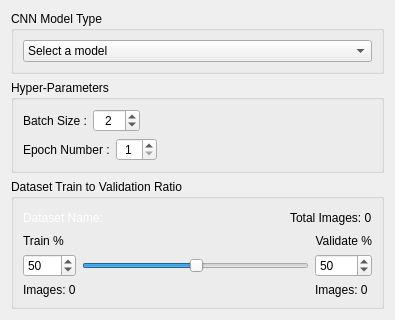
                          <widget class="QWidget" name="SettingsScrollAreaContent">
                           <property name="geometry">
                            <rect>
                             <x>0</x>
                             <y>0</y>
                             <width>395</width>
                             <height>287</height>
                            </rect>
                           </property>
                           <layout class="QVBoxLayout" name="verticalLayout_12">
                            <item>
                             <layout class="QVBoxLayout" name="SSA_ContentVLayout">
                              <item>
                               <layout class="QVBoxLayout" name="SSA_ContentVLayout_2">
                                <item>
                                 <widget class="QGroupBox" name="modelTypeGBox">
                                  <property name="maximumSize">
                                   <size>
                                    <width>16777215</width>
                                    <height>75</height>
                                   </size>
                                  </property>
                                  <property name="title">
                                   <string>CNN Model Type</string>
                                  </property>
                                  <property name="flat">
                                   <bool>true</bool>
                                  </property>
                                  <layout class="QVBoxLayout" name="verticalLayout_19">
                                   <item>
                                    <widget class="QComboBox" name="modelTypeCBox">
                                     <item>
                                      <property name="text">
                                       <string>Select a model</string>
                                      </property>
                                     </item>
                                     <item>
                                      <property name="text">
                                       <string>LeNet5</string>
                                      </property>
                                     </item>
                                     <item>
                                      <property name="text">
                                       <string>AlexNet</string>
                                      </property>
                                     </item>
                                     <item>
                                      <property name="text">
                                       <string>CNN</string>
                                      </property>
                                     </item>
                                    </widget>
                                   </item>
                                  </layout>
                                 </widget>
                                </item>
                                <item>
                                 <widget class="QGroupBox" name="HyperParametersGBox">
                                  <property name="title">
                                   <string>Hyper-Parameters</string>
                                  </property>
                                  <property name="flat">
                                   <bool>true</bool>
                                  </property>
                                  <layout class="QVBoxLayout" name="verticalLayout_15">
                                   <item>
                                    <layout class="QVBoxLayout" name="ParametersVLayout">
                                     <property name="spacing">
                                      <number>6</number>
                                     </property>
                                     <item>
                                      <layout class="QHBoxLayout" name="BatchSizeHLayout">
                                       <item>
                                        <widget class="QLabel" name="BatchSizeLabel">
                                         <property name="text">
                                          <string>Batch Size :</string>
                                         </property>
                                        </widget>
                                       </item>
                                       <item>
                                        <widget class="QSpinBox" name="BatchSizeSpinBox">
                                         <property name="alignment">
                                          <set>Qt::AlignCenter</set>
                                         </property>
                                         <property name="minimum">
                                          <number>1</number>
                                         </property>
                                         <property name="maximum">
                                          <number>128</number>
                                         </property>
                                         <property name="singleStep">
                                          <number>1</number>
                                         </property>
                                         <property name="value">
                                          <number>2</number>
                                         </property>
                                         <property name="displayIntegerBase">
                                          <number>10</number>
                                         </property>
                                        </widget>
                                       </item>
                                       <item>
                                        <spacer name="horizontalSpacer">
                                         <property name="orientation">
                                          <enum>Qt::Horizontal</enum>
                                         </property>
                                         <property name="sizeHint" stdset="0">
                                          <size>
                                           <width>40</width>
                                           <height>20</height>
                                          </size>
                                         </property>
                                        </spacer>
                                       </item>
                                      </layout>
                                     </item>
                                     <item>
                                      <layout class="QHBoxLayout" name="EpochNumberHLayout">
                                       <item>
                                        <widget class="QLabel" name="EpochNumberLabel">
                                         <property name="text">
                                          <string>Epoch Number :</string>
                                         </property>
                                        </widget>
                                       </item>
                                       <item>
                                        <widget class="QSpinBox" name="EpochNumberSpinBox">
                                         <property name="alignment">
                                          <set>Qt::AlignCenter</set>
                                         </property>
                                         <property name="minimum">
                                          <number>1</number>
                                         </property>
                                        </widget>
                                       </item>
                                       <item>
                                        <spacer name="horizontalSpacer_2">
                                         <property name="orientation">
                                          <enum>Qt::Horizontal</enum>
                                         </property>
                                         <property name="sizeHint" stdset="0">
                                          <size>
                                           <width>40</width>
                                           <height>20</height>
                                          </size>
                                         </property>
                                        </spacer>
                                       </item>
                                      </layout>
                                     </item>
                                    </layout>
                                   </item>
                                  </layout>
                                 </widget>
                                </item>
                                <item>
                                 <widget class="QGroupBox" name="DatasetTrainingGBox">
                                  <property name="title">
                                   <string>Dataset Train to Validation Ratio</string>
                                  </property>
                                  <property name="flat">
                                   <bool>true</bool>
                                  </property>
                                  <layout class="QVBoxLayout" name="verticalLayout_16">
                                   <item>
                                    <layout class="QVBoxLayout" name="TrainingVLayout">
                                     <item>
                                      <layout class="QHBoxLayout" name="DatabaseNameContainer">
                                       <item>
                                        <widget class="QLabel" name="T_DatabaseNameText">
                                         <property name="styleSheet">
                                          <string notr="true">color:#FFF</string>
                                         </property>
                                         <property name="text">
                                          <string>Dataset Name: </string>
                                         </property>
                                        </widget>
                                       </item>
                                       <item>
                                        <spacer name="horizontalSpacer_3">
                                         <property name="orientation">
                                          <enum>Qt::Horizontal</enum>
                                         </property>
                                         <property name="sizeHint" stdset="0">
                                          <size>
                                           <width>40</width>
                                           <height>20</height>
                                          </size>
                                         </property>
                                        </spacer>
                                       </item>
                                       <item>
                                        <widget class="QLabel" name="TotalImagesText">
                                         <property name="text">
                                          <string>Total Images: 0</string>
                                         </property>
                                        </widget>
                                       </item>
                                      </layout>
                                     </item>
                                     <item>
                                      <layout class="QHBoxLayout" name="TrainAmountContainer">
                                       <item>
                                        <layout class="QVBoxLayout" name="TrainContainer">
                                         <item>
                                          <widget class="QLabel" name="TrainLabel">
                                           <property name="text">
                                            <string>Train %</string>
                                           </property>
                                          </widget>
                                         </item>
                                         <item>
                                          <widget class="QSpinBox" name="TrainSpinBox">
                                           <property name="value">
                                            <number>50</number>
                                           </property>
                                          </widget>
                                         </item>
                                         <item>
                                          <widget class="QLabel" name="TrainImagesAmountText">
                                           <property name="text">
                                            <string>Images: 0</string>
                                           </property>
                                          </widget>
                                         </item>
                                        </layout>
                                       </item>
                                       <item>
                                        <widget class="QSlider" name="TrainValidateSlider">
                                         <property name="value">
                                          <number>50</number>
                                         </property>
                                         <property name="orientation">
                                          <enum>Qt::Horizontal</enum>
                                         </property>
                                        </widget>
                                       </item>
                                       <item>
                                        <layout class="QVBoxLayout" name="ValidateContainer">
                                         <item>
                                          <widget class="QLabel" name="ValidateLabel">
                                           <property name="text">
                                            <string>Validate %</string>
                                           </property>
                                           <property name="alignment">
                                            <set>Qt::AlignRight|Qt::AlignTrailing|Qt::AlignVCenter</set>
                                           </property>
                                          </widget>
                                         </item>
                                         <item>
                                          <widget class="QSpinBox" name="ValidateSpinBox">
                                           <property name="styleSheet">
                                            <string notr="true"/>
                                           </property>
                                           <property name="value">
                                            <number>50</number>
                                           </property>
                                          </widget>
                                         </item>
                                         <item>
                                          <widget class="QLabel" name="ValidateAmountText">
                                           <property name="text">
                                            <string>Images: 0</string>
                                           </property>
                                          </widget>
                                         </item>
                                        </layout>
                                       </item>
                                      </layout>
                                     </item>
                                    </layout>
                                   </item>
                                  </layout>
                                 </widget>
                                </item>
                               </layout>
                              </item>
                             </layout>
                            </item>
                           </layout>
                          </widget>
